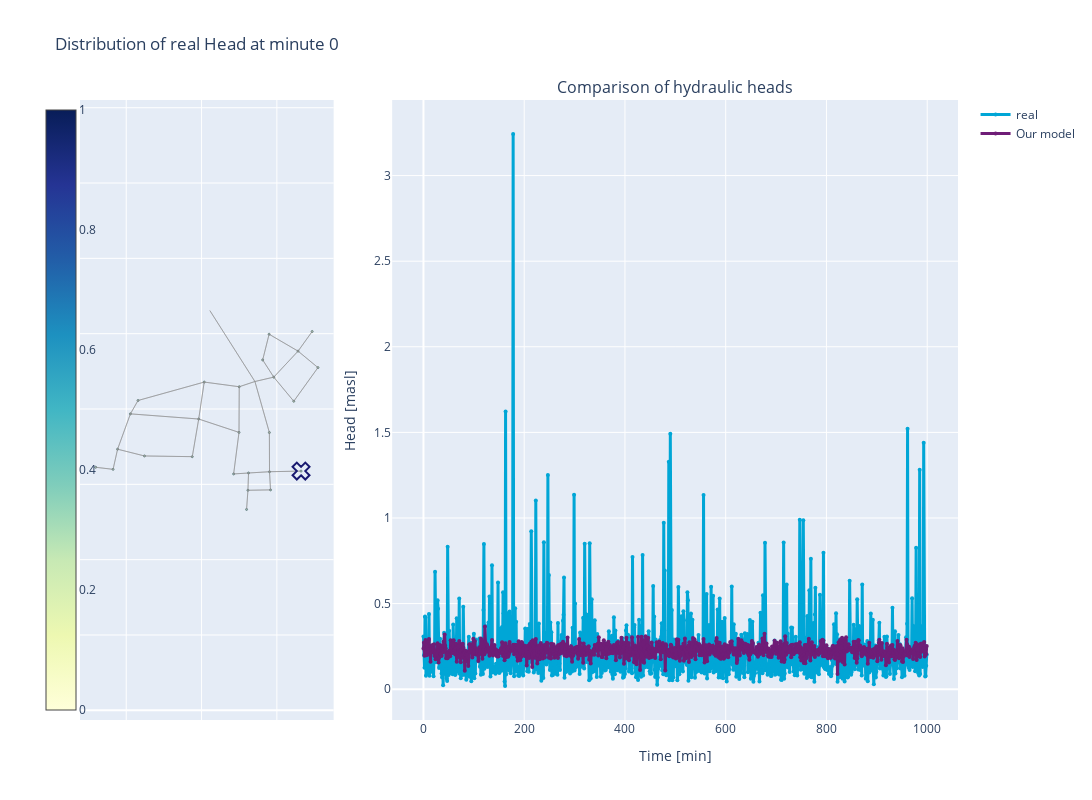

Notebook cell for this chart:
### Code cell
from utils.Dashboard import Dashboard
from IPython.display import display

_,_,_, pred, real, time = testing(model, val_loader)
d = Dashboard(pd.DataFrame(real.reshape(-1,n_nodes)),pd.DataFrame(pred.reshape(-1,n_nodes)),to_networkx(val_dataset[0],node_attrs=['pos']))
f = d.display_results()
display(f)

### Figure 1 — Plotly figure (JSON) as saved in the notebook; plotly's stock layout.template omitted (floating-point values rounded to 4 significant figures; data arrays with more than 128 entries replaced by an {"elided": "..."} marker saying what was removed)
{"data": [{"hovertemplate": "%{text}", "marker": {"cmax": 1, "cmin": 0, "color": [0.3075, 0.3047, 0.2992, 0.1748, 0.2034, 0.1637, 0.3514, 0.3469, 0.3462, 0.3445, 0.1939, 0.2586, 0.2141, 0.2406, 0.2673, 0.2759, 0.1869, 0.2747, 0.2745, 0.2737, 0.2703, 0.2492, 0.265, 0.2653, 0.1941, 0.1247, 0.2811], "colorbar": {"ticklabelposition": "outside", "x": -0.05}, "colorscale": [[0.0, "rgb(255,255,217)"], [0.125, "rgb(237,248,177)"], [0.25, "rgb(199,233,180)"], [0.375, "rgb(127,205,187)"], [0.5, "rgb(65,182,196)"], [0.625, "rgb(29,145,192)"], [0.75, "rgb(34,94,168)"], [0.875, "rgb(37,52,148)"], [1.0, "rgb(8,29,88)"]], "line": {"color": "DarkSlateGrey", "width": 1}, "showscale": true, "size": [0.1828, 0.18, 0.1745, 0.05014, 0.07869, 0.03896, 0.2267, 0.2222, 0.2215, 0.2198, 0.06919, 0.1339, 0.08943, 0.1159, 0.1426, 0.1512, 0.0622, 0.15, 0.1498, 0.149, 0.1456, 0.1245, 0.1403, 0.1406, 0.06939, 0.0, 0.1564], "sizemin": 1, "sizeref": 0.1757}, "mode": "markers", "name": "coordinates", "showlegend": false, "text": ["<b><br> Node ID: </b> 0 <br> <b>Value:</b> 0.31", "<b><br> Node ID: </b> 1 <br> <b>Value:</b> 0.30", "<b><br> Node ID: </b> 2 <br> <b>Value:</b> 0.30", "<b><br> Node ID: </b> 3 <br> <b>Value:</b> 0.17", "<b><br> Node ID: </b> 4 <br> <b>Value:</b> 0.20", "<b><br> Node ID: </b> 5 <br> <b>Value:</b> 0.16", "<b><br> Node ID: </b> 6 <br> <b>Value:</b> 0.35", "<b><br> Node ID: </b> 7 <br> <b>Value:</b> 0.35", "<b><br> Node ID: </b> 8 <br> <b>Value:</b> 0.35", "<b><br> Node ID: </b> 9 <br> <b>Value:</b> 0.34", "<b><br> Node ID: </b> 10 <br> <b>Value:</b> 0.19", "<b><br> Node ID: </b> 11 <br> <b>Value:</b> 0.26", "<b><br> Node ID: </b> 12 <br> <b>Value:</b> 0.21", "<b><br> Node ID: </b> 13 <br> <b>Value:</b> 0.24", "<b><br> Node ID: </b> 14 <br> <b>Value:</b> 0.27", "<b><br> Node ID: </b> 15 <br> <b>Value:</b> 0.28", "<b><br> Node ID: </b> 16 <br> <b>Value:</b> 0.19", "<b><br> Node ID: </b> 17 <br> <b>Value:</b> 0.27", "<b><br> Node ID: </b> 18 <br> <b>Value:</b> 0.27", "<b><br> Node ID: </b> 19 <br> <b>Value:</b> 0.27", "<b><br> Node ID: </b> 20 <br> <b>Value:</b> 0.27", "<b><br> Node ID: </b> 21 <br> <b>Value:</b> 0.25", "<b><br> Node ID: </b> 22 <br> <b>Value:</b> 0.26", "<b><br> Node ID: </b> 23 <br> <b>Value:</b> 0.27", "<b><br> Node ID: </b> 24 <br> <b>Value:</b> 0.19", "<b><br> Node ID: </b> 25 <br> <b>Value:</b> 0.12", "<b><br> Node ID: </b> 26 <br> <b>Value:</b> 0.28"], "x": [332.1, 291.6, 290.2, 290.1, 346.9, 295.9, 259.8, 261.6, 262.4, 242.6, 354.6, 249.7, 250.0, 203.5, 196.2, 187.7, 322.5, 59.45, 82.54, 88.54, 105.6, 115.7, 281.2, 289.7, 328.1, 270.9, 124.2, 211.0], "y": [317.6, 292.6, 316.7, 368.8, 502.9, 442.3, 266.7, 292.1, 315.0, 313.8, 455.0, 369.0, 429.6, 435.8, 386.7, 336.7, 410.3, 322.6, 319.9, 346.6, 393.6, 411.3, 465.2, 499.3, 476.8, 436.5, 337.7, 530.7], "type": "scatter", "uid": "be34ec42-6e49-408c-91e5-cd236f13af5f", "xaxis": "x", "yaxis": "y"}, {"line": {"width": 3}, "marker": {"color": "#00A6D6", "size": 4}, "mode": "lines+markers", "name": "real", "x": {"elided": "1000 int values"}, "y": {"elided": "1000 float values"}, "type": "scatter", "uid": "5363cb31-57af-409e-8f33-22d977287ed6", "xaxis": "x2", "yaxis": "y2"}, {"line": {"width": 3}, "marker": {"color": "#6F1D77", "size": 4}, "mode": "lines+markers", "name": "Our model", "x": {"elided": "1000 int values"}, "y": {"elided": "1000 float values"}, "type": "scatter", "uid": "653937ea-5182-41c9-bc7c-f7da8e441b0e", "xaxis": "x2", "yaxis": "y2"}, {"hoverinfo": "none", "line": {"color": "#888", "width": 0.5}, "mode": "lines", "showlegend": false, "x": {"elided": "204 float values"}, "y": {"elided": "204 float values"}, "type": "scatter", "uid": "9e56c46e-fe26-4e4a-9842-079c02073676", "xaxis": "x", "yaxis": "y"}, {"marker": {"color": "midnightblue", "line": {"width": 2}, "size": 15, "symbol": "x-open"}, "showlegend": false, "x": [332.1], "y": [317.6], "type": "scatter", "uid": "a65a5a8c-5520-467b-a43e-806ef021fa59", "xaxis": "x", "yaxis": "y"}], "layout": {"annotations": [{"font": {"size": 16}, "showarrow": false, "text": " ", "x": 0.1444, "xanchor": "center", "xref": "paper", "y": 1.0, "yanchor": "bottom", "yref": "paper"}, {"font": {"size": 16}, "showarrow": false, "text": "Comparison of hydraulic heads", "x": 0.6778, "xanchor": "center", "xref": "paper", "y": 1.0, "yanchor": "bottom", "yref": "paper"}], "xaxis": {"anchor": "y", "domain": [0.0, 0.2889], "showticklabels": false}, "yaxis": {"anchor": "x", "domain": [0.0, 1.0], "scaleanchor": "x", "scaleratio": 1, "showticklabels": false}, "xaxis2": {"anchor": "y2", "domain": [0.3556, 1.0], "title": {"text": "Time [min]"}}, "yaxis2": {"anchor": "x2", "domain": [0.0, 1.0], "title": {"text": "Head [masl]"}}, "width": 1600, "height": 800, "title": {"text": "Distribution of real Head at minute 0"}}}
